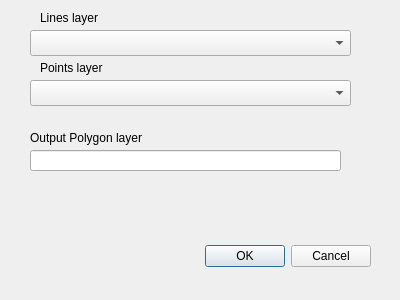
<?xml version="1.0" encoding="UTF-8"?>
<ui version="4.0">
 <class>PolyFromPointsLinesDialogBase</class>
 <widget class="QDialog" name="PolyFromPointsLinesDialogBase">
  <property name="geometry">
   <rect>
    <x>0</x>
    <y>0</y>
    <width>400</width>
    <height>300</height>
   </rect>
  </property>
  <property name="windowTitle">
   <string>Polygons from points inside areas</string>
  </property>
  <widget class="QDialogButtonBox" name="button_box">
   <property name="geometry">
    <rect>
     <x>30</x>
     <y>240</y>
     <width>341</width>
     <height>32</height>
    </rect>
   </property>
   <property name="orientation">
    <enum>Qt::Horizontal</enum>
   </property>
   <property name="standardButtons">
    <set>QDialogButtonBox::Cancel|QDialogButtonBox::Ok</set>
   </property>
  </widget>
  <widget class="QComboBox" name="comboBox">
   <property name="geometry">
    <rect>
     <x>30</x>
     <y>30</y>
     <width>321</width>
     <height>26</height>
    </rect>
   </property>
  </widget>
  <widget class="QComboBox" name="comboBox_2">
   <property name="geometry">
    <rect>
     <x>30</x>
     <y>80</y>
     <width>321</width>
     <height>26</height>
    </rect>
   </property>
  </widget>
  <widget class="QLineEdit" name="lineEdit">
   <property name="geometry">
    <rect>
     <x>30</x>
     <y>150</y>
     <width>311</width>
     <height>21</height>
    </rect>
   </property>
  </widget>
  <widget class="QLabel" name="label">
   <property name="geometry">
    <rect>
     <x>40</x>
     <y>10</y>
     <width>161</width>
     <height>16</height>
    </rect>
   </property>
   <property name="text">
    <string>Lines layer</string>
   </property>
  </widget>
  <widget class="QLabel" name="label_2">
   <property name="geometry">
    <rect>
     <x>40</x>
     <y>60</y>
     <width>221</width>
     <height>16</height>
    </rect>
   </property>
   <property name="text">
    <string>Points layer</string>
   </property>
  </widget>
  <widget class="QLabel" name="label_3">
   <property name="geometry">
    <rect>
     <x>30</x>
     <y>130</y>
     <width>171</width>
     <height>16</height>
    </rect>
   </property>
   <property name="text">
    <string>Output Polygon layer</string>
   </property>
  </widget>
 </widget>
 <resources/>
 <connections>
  <connection>
   <sender>button_box</sender>
   <signal>accepted()</signal>
   <receiver>PolyFromPointsLinesDialogBase</receiver>
   <slot>accept()</slot>
   <hints>
    <hint type="sourcelabel">
     <x>20</x>
     <y>20</y>
    </hint>
    <hint type="destinationlabel">
     <x>20</x>
     <y>20</y>
    </hint>
   </hints>
  </connection>
  <connection>
   <sender>button_box</sender>
   <signal>rejected()</signal>
   <receiver>PolyFromPointsLinesDialogBase</receiver>
   <slot>reject()</slot>
   <hints>
    <hint type="sourcelabel">
     <x>20</x>
     <y>20</y>
    </hint>
    <hint type="destinationlabel">
     <x>20</x>
     <y>20</y>
    </hint>
   </hints>
  </connection>
 </connections>
</ui>
